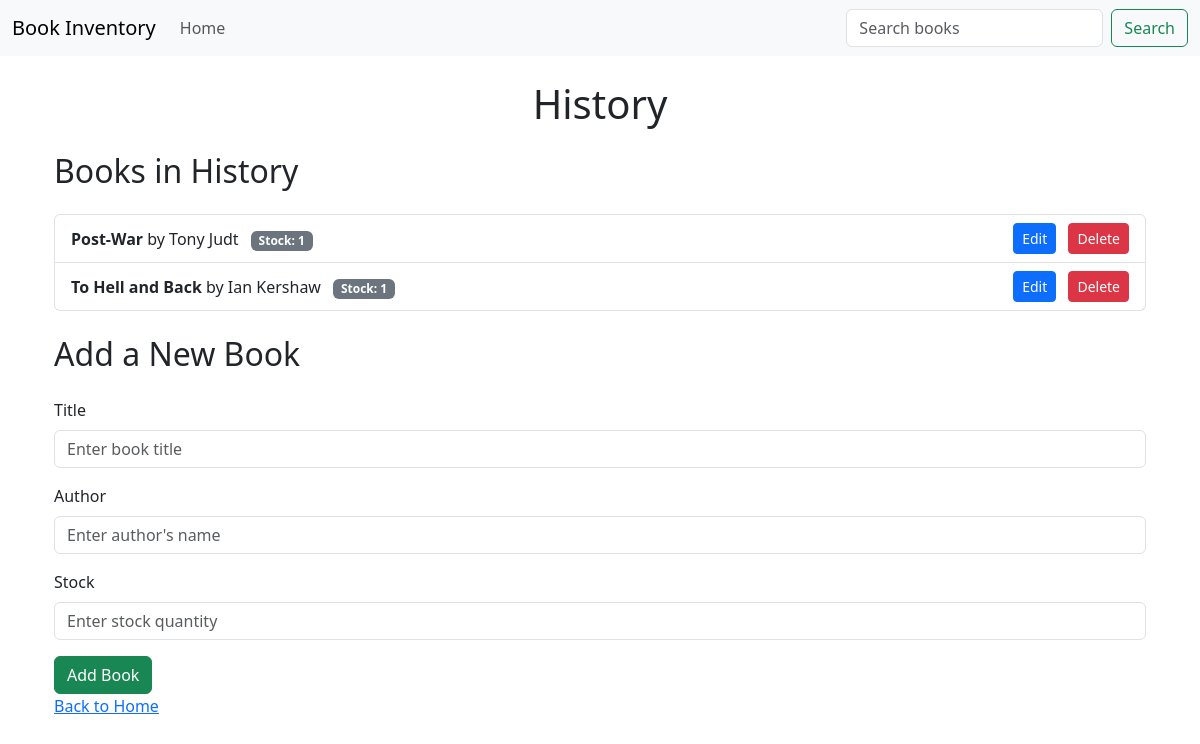
/genre/History, run on the app's committed database.
### models/book.py (models this page shows)
class Genre(db.Model):
    __tablename__ = 'genres'
    id = db.Column(db.Integer, primary_key=True)
    name = db.Column(db.String(100), unique=True, nullable=False)
    books = db.relationship('Book', backref='genre',
                            cascade="all, delete-orphan", lazy=True)

class Book(db.Model):
    __tablename__ = 'books'
    id = db.Column(db.Integer, primary_key=True)
    title = db.Column(db.String(255), nullable=False)
    author = db.Column(db.String(255), nullable=False)
    genre_id = db.Column(db.Integer, db.ForeignKey(
        'genres.id'), nullable=False)
    stock = db.Column(db.Integer, default=1, nullable=False)
    __table_args__ = (UniqueConstraint('title', 'author',
                      'genre_id', name='unique_book_per_genre'),)

### app.py (the view)
@app.route('/genre/<genre_name>')
def view_genre(genre_name):
    genre_name = genre_name.replace('-', ' ')
    genre = Genre.query.filter_by(name=genre_name).first_or_404()
    books = Book.query.filter_by(genre_id=genre.id).all()
    return render_template('genre_books.html', genre=genre, books=books)

### templates/genre_books.html
{%extends 'layout.html'%} {%block body %}
<div class="container my-4">
  <h1 class="text-center mb-4">{{ genre.name }}</h1>
  <h2 class="mb-4">Books in {{ genre.name }}</h2>
  <ul class="list-group">
    {% for book in books %}
    <li
      class="list-group-item d-flex justify-content-between align-items-center"
    >
      <div>
        <strong>{{ book.title }}</strong> by {{ book.author }}
        <span class="badge bg-secondary ms-2">Stock: {{ book.stock }}</span>
      </div>
      <div>
        <a
          href="{{ url_for('edit_book', book_id=book.id) }}"
          class="btn btn-sm btn-primary me-2"
        >
          Edit
        </a>
        <form
          action="{{ url_for('delete_book', book_id=book.id) }}"
          method="POST"
          style="display: inline"
        >
          <button
            type="submit"
            class="btn btn-sm btn-danger"
            onclick="return confirm('Are you sure you want to delete this book?');"
          >
            Delete
          </button>
        </form>
      </div>
    </li>
    {% endfor %}
  </ul>
  <h2 class="my-4">Add a New Book</h2>
  <form
    method="POST"
    action="{{ url_for('add_book_to_genre', genre_id=genre.id) }}"
    class="needs-validation"
    novalidate
  >
    <div class="mb-3">
      <label for="title" class="form-label">Title</label>
      <input
        type="text"
        id="title"
        name="title"
        class="form-control"
        placeholder="Enter book title"
        required
      />
    </div>
    <div class="mb-3">
      <label for="author" class="form-label">Author</label>
      <input
        type="text"
        id="author"
        name="author"
        class="form-control"
        placeholder="Enter author's name"
        required
      />
    </div>
    <div class="mb-3">
      <label for="stock" class="form-label">Stock</label>
      <input
        type="number"
        id="stock"
        name="stock"
        class="form-control"
        min="1"
        placeholder="Enter stock quantity"
        required
      />
    </div>
    <button type="submit" class="btn btn-success">Add Book</button>
  </form>
  <a href="{{ url_for('index') }}">Back to Home</a>
</div>
{% endblock%}

### data on the page
Genre: name "History"
Book: title "Post-War", author "Tony Judt", stock "1"
Book: title "To Hell and Back", author "Ian Kershaw", stock "1"
